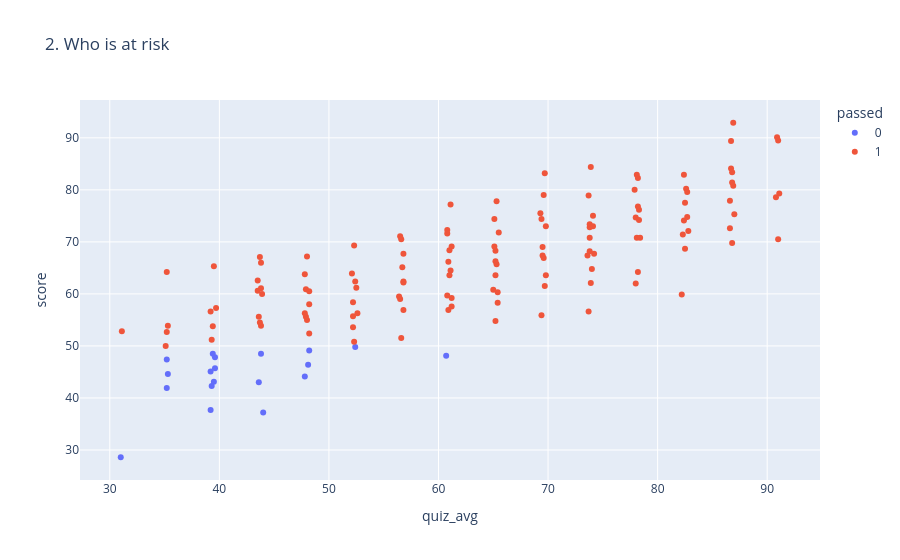

The cell this chart's notebook holds for it:
### Code cell
df_plot = df.copy()
df_plot["passed"] = df_plot["passed"].astype(str)
fig2 = px.scatter(df_plot, x="quiz_avg", y="score", color="passed",
                  hover_name="name", title="2. Who is at risk")
fig2.show()

### Figure 1 — Plotly figure (JSON) as saved in the notebook; plotly's stock layout.template omitted (floating-point values rounded to 4 significant figures; data arrays with more than 128 entries replaced by an {"elided": "..."} marker saying what was removed)
{"data": [{"hovertemplate": "<b>%{hovertext}</b><br><br>passed=0<br>quiz_avg=%{x}<br>score=%{y}<extra></extra>", "hovertext": ["Aline Uwase", "Patrick Ingabire", "Josiane Uwimana", "Clarisse Ishimwe", "Bonaventure Mukamana", "Liliane Cyusa", "Janvier Karangwa", "Vestine Munyaneza", "Francoise Maniraguha", "Eric Uwizeyimana", "Grace Uwimana", "Claude Nyirahabimana", "Honorine Hakizimana", "Gilbert Ingabire", "Modeste Munyaneza", "Pascaline Hakizimana", "Protais Cyusa", "Alice Umuhoza", "Celestin Cyusa"], "legendgroup": "0", "marker": {"color": "#636efa", "symbol": "circle"}, "mode": "markers", "name": "0", "orientation": "v", "showlegend": true, "type": "scatter", "x": [31.0, 39.3, 39.6, 48.2, 60.7, 39.2, 43.6, 43.8, 52.4, 35.3, 47.8, 48.1, 35.2, 39.6, 44.0, 35.2, 39.4, 39.2, 39.5], "xaxis": "x", "y": [28.6, 42.3, 47.8, 49.1, 48.1, 45.1, 43.0, 48.5, 49.8, 44.6, 44.1, 46.4, 47.4, 45.7, 37.2, 41.9, 48.5, 37.7, 43.1], "yaxis": "y"}, {"hovertemplate": "<b>%{hovertext}</b><br><br>passed=1<br>quiz_avg=%{x}<br>score=%{y}<extra></extra>", "hovertext": {"elided": "131 str values"}, "legendgroup": "1", "marker": {"color": "#EF553B", "symbol": "circle"}, "mode": "markers", "name": "1", "orientation": "v", "showlegend": true, "type": "scatter", "x": {"elided": "131 float values"}, "xaxis": "x", "y": {"elided": "131 float values"}, "yaxis": "y"}], "layout": {"legend": {"title": {"text": "passed"}, "tracegroupgap": 0}, "title": {"text": "2. Who is at risk"}, "xaxis": {"anchor": "y", "domain": [0.0, 1.0], "title": {"text": "quiz_avg"}}, "yaxis": {"anchor": "x", "domain": [0.0, 1.0], "title": {"text": "score"}}}}
